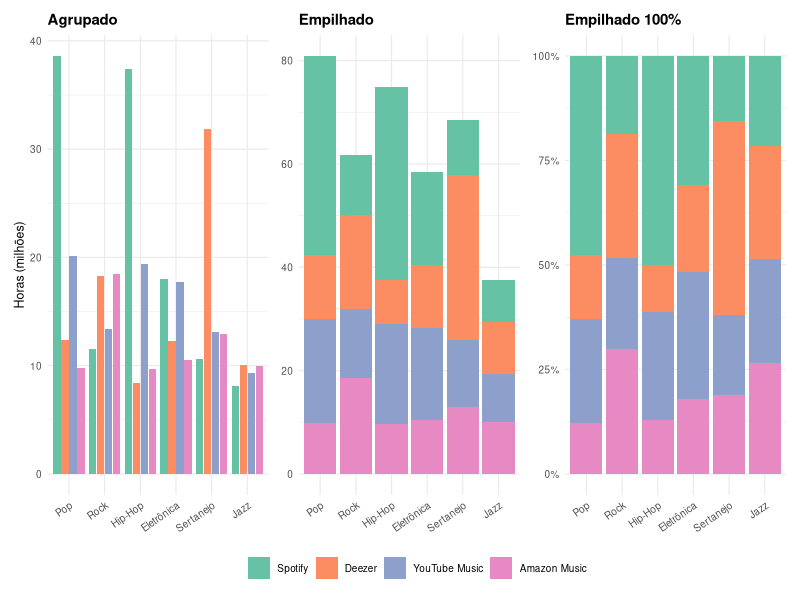

Recreate this plot in R.
# Libraries
library(ggplot2)
library(dplyr)
library(patchwork)
library(RColorBrewer)
library(jsonlite)

# Mesmo dado (mesma seed, mesma logica de geracao) dos graficos irmaos
# ranking/barplot-classico e ranking/lollipop-streaming -- aqui, ao contrario
# deles, a granularidade completa por plataforma e o proprio assunto do
# grafico (composicao de um total), nao so um detalhe de hover.
set.seed(5817)

generos <- c("Pop", "Rock", "Hip-Hop", "Eletrônica", "Sertanejo", "Jazz")
plataformas <- c("Spotify", "Deezer", "YouTube Music", "Amazon Music")

pesos_base <- list(
  "Pop"        = c(0.45, 0.15, 0.25, 0.15),
  "Rock"       = c(0.20, 0.30, 0.20, 0.30),
  "Hip-Hop"    = c(0.50, 0.10, 0.30, 0.10),
  "Eletrônica" = c(0.35, 0.20, 0.30, 0.15),
  "Sertanejo"  = c(0.15, 0.45, 0.20, 0.20),
  "Jazz"       = c(0.25, 0.25, 0.25, 0.25)
)
total_base <- c("Pop" = 82, "Rock" = 61, "Hip-Hop" = 74, "Eletrônica" = 58, "Sertanejo" = 69, "Jazz" = 34)

dados <- do.call(rbind, lapply(generos, function(g) {
  horas <- total_base[[g]] * pesos_base[[g]] + rnorm(4, 0, 1.2)
  data.frame(genero = g, plataforma = plataformas, horas = round(pmax(horas, 0.4), 1))
})) %>%
  mutate(genero = factor(genero, levels = generos), plataforma = factor(plataforma, levels = plataformas))

# Cor por PLATAFORMA (nao por genero, como nos dois graficos irmaos) -- aqui
# a cor precisa identificar o subgrupo que compoe cada barra, entao usa uma
# paleta qualitativa a parte da dos outros dois (Dark2), pra nao sugerir que
# codificam a mesma coisa.
paleta_plataformas <- setNames(brewer.pal(4, "Set2"), plataformas)

# ---------------------------------------------------------------------------
# Estatico: 3 paineis lado a lado (agrupado / empilhado / empilhado 100%),
# legenda de plataforma compartilhada -- cada painel corresponde a um dos 3
# botoes da versao interativa (ver "Como foi feito" no README).
# ---------------------------------------------------------------------------
tema_poster <- theme_minimal(base_size = 9) +
  theme(
    axis.text.x = element_text(angle = 35, hjust = 1),
    plot.title = element_text(face = "bold"),
    legend.title = element_blank(),
    legend.position = "bottom"
  )

p1 <- ggplot(dados, aes(x = genero, y = horas, fill = plataforma)) +
  geom_col(position = position_dodge2(preserve = "single")) +
  scale_fill_manual(values = paleta_plataformas) +
  labs(title = "Agrupado", x = NULL, y = "Horas (milhões)") +
  tema_poster

p2 <- ggplot(dados, aes(x = genero, y = horas, fill = plataforma)) +
  geom_col(position = "stack") +
  scale_fill_manual(values = paleta_plataformas) +
  labs(title = "Empilhado", x = NULL, y = NULL) +
  tema_poster

p3 <- ggplot(dados, aes(x = genero, y = horas, fill = plataforma)) +
  geom_col(position = "fill") +
  scale_fill_manual(values = paleta_plataformas) +
  scale_y_continuous(labels = scales::percent) +
  labs(title = "Empilhado 100%", x = NULL, y = NULL) +
  tema_poster

poster <- (p1 | p2 | p3) + plot_layout(guides = "collect") & theme(legend.position = "bottom")
ggsave("output.png", plot = poster, width = 11.5, height = 5.5, dpi = 150)

# ---------------------------------------------------------------------------
# Versao interativa: D3. As 24 celulas (genero x plataforma) nunca entram/saem
# entre os 3 estados -- so mudam de x/y/largura/altura, exatamente como as
# barras do barplot classico. A diferenca e que aqui a posicao empilhada usa
# d3.stack() (com offset "expand" pro estado percentual), nao um calculo a
# mao -- o R so exporta o dado bruto por celula, o D3 empilha sozinho.
# ---------------------------------------------------------------------------
viz <- list(
  meta = list(
    generos = generos,
    plataformas = plataformas,
    paletaPlataformas = as.list(paleta_plataformas),
    nota = "Use os botões pra alternar entre agrupado, empilhado e empilhado 100%; passe o cursor numa fatia pra ver o valor, ou sobre a legenda pra realçar uma plataforma."
  ),
  celulas = unname(apply(dados, 1, function(r) {
    list(genero = unname(r[["genero"]]), plataforma = unname(r[["plataforma"]]), horas = as.numeric(r[["horas"]]))
  }))
)

write_json(viz, "data.json", auto_unbox = TRUE, digits = NA)
